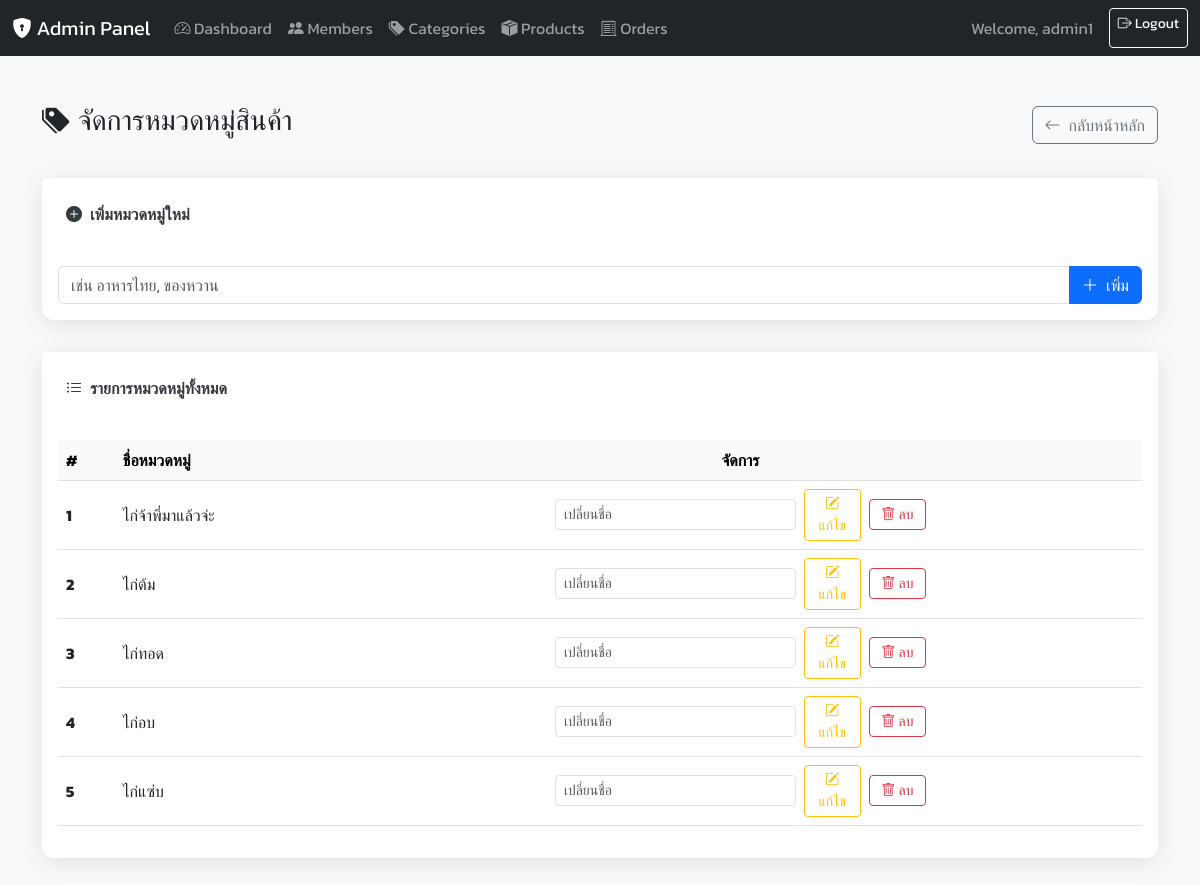
Page /online/admin/categories.php (signed in) on the committed database.
### tables this page shows
CREATE TABLE `categories` (
  `category_id` int(11) NOT NULL,
  `category_name` varchar(100) NOT NULL
);

### online/admin/categories.php (the view, shortened to what this page needs)
<?php
require_once '../config.php';
try {
    $stmt = $conn->query("SELECT * FROM categories ORDER BY category_name ASC");
    $stmt->execute();
    $categories = $stmt->fetchAll(PDO::FETCH_ASSOC);
} catch (PDOException $e) {
    $_SESSION['error'] = "ข้อผิดพลาดในการดึงข้อมูลหมวดหมู่: " . $e->getMessage();
    $categories = [];
}
?>
<!DOCTYPE html>
<html lang="th">
<head>
    <link href="https://cdn.jsdelivr.net/npm/bootstrap@5.3.0/dist/css/bootstrap.min.css" rel="stylesheet">
    <link rel="stylesheet" href="https://cdn.jsdelivr.net/npm/bootstrap-icons@1.11.3/font/bootstrap-icons.min.css">
</head>
<body>
    <?php require_once 'navbar.php'; ?>
    <div class="container mt-5 mb-5">
        <div class="d-flex justify-content-between align-items-center mb-4">
            <h1 class="h3"><i class="bi bi-tags-fill btn-icon"></i>จัดการหมวดหมู่สินค้า</h1>
            <a href="index.php" class="btn btn-outline-secondary"><i class="bi bi-arrow-left btn-icon"></i>กลับหน้าหลัก</a>
        </div>
        <div class="card mb-4">
            <div class="card-header">
                <i class="bi bi-plus-circle-fill btn-icon"></i>เพิ่มหมวดหมู่ใหม่
            </div>
            <div class="card-body">
                <form method="post" action="categories.php">
                    <div class="input-group">
                        <input type="text" name="category_name" class="form-control" placeholder="เช่น อาหารไทย, ของหวาน" required>
                        <button type="submit" name="add_category" class="btn btn-primary"><i class="bi bi-plus-lg btn-icon"></i>เพิ่ม</button>
                    </div>
                </form>
            </div>
        </div>
        <div class="card">
            <div class="card-header">
                <i class="bi bi-list-ul btn-icon"></i>รายการหมวดหมู่ทั้งหมด
            </div>
            <div class="card-body">
                <div class="table-responsive">
                    <table class="table table-hover align-middle">
                        <thead class="table-light">
                            <tr>
                                <th scope="col">#</th>
                                <th scope="col">ชื่อหมวดหมู่</th>
                                <th scope="col" class="text-center">จัดการ</th>
                            </tr>
                        </thead>
                        <tbody>
                            <?php if (empty($categories)): ?>
                                <tr>
                                    <td colspan="3" class="text-center text-muted">ยังไม่มีหมวดหมู่สินค้า</td>
                                </tr>
                            <?php else: ?>
                                <?php foreach ($categories as $index => $cat): ?>
                                <tr>
                                    <th scope="row"><?= $index + 1 ?></th>
                                    <td><?= htmlspecialchars($cat['category_name']) ?></td>
                                    <td class="text-center">
                                        <form method="post" action="categories.php" class="d-inline-flex align-items-center">
                                            <input type="text" name="new_name" class="form-control form-control-sm me-2" placeholder="เปลี่ยนชื่อ" required>
                                            <button type="submit" name="update_category" class="btn btn-sm btn-outline-warning me-2" style="width: 80px;"><i class="bi bi-pencil-square"></i> แก้ไข</button>
                                            <a href="categories.php?delete=<?= $cat['category_id'] ?>" class="btn btn-sm btn-outline-danger" style="width: 80px;" onclick="confirmDelete(event, this.href)"><i class="bi bi-trash"></i> ลบ</a>
                                        </form>
                                    </td>
                                </tr>
                                <?php endforeach; ?>
                            <?php endif; ?>
                        </tbody>
                    </table>
                </div>
            </div>
        </div>
    </div>
</body>
</html>

### online/admin/categories.php (style rules this page uses)
body { font-family: 'Kanit', sans-serif; background-color: #f8f9fa; }
.container { max-width: 1140px; }
.card { border: none; border-radius: 0.75rem; box-shadow: 0 4px 25px rgba(0, 0, 0, 0.1); margin-top: 2rem; }
.card-header { background-color: #fff; border-bottom: none; padding: 1.5rem; font-weight: 600; color: #343a40; }
.btn-icon { margin-right: 0.5rem; }
.btn { transition: all 0.3s ease-in-out; }

### rows in the picture
categories: category_name "ไก่จ้าพี่มาแล้วจ่ะ"
categories: category_name "ไก่ต้ม"
categories: category_name "ไก่ทอด"
categories: category_name "ไก่อบ"
categories: category_name "ไก่แซ่บ"

### other values in the picture
$_SESSION['username'] "admin1"
